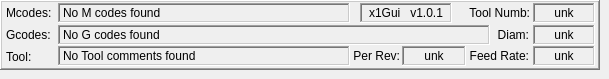
       <widget class="QWidget" name="f11s4_0_status">
        <widget class="QFrame" name="frame_status">
         <property name="geometry">
          <rect>
           <x>0</x>
           <y>0</y>
           <width>600</width>
           <height>70</height>
          </rect>
         </property>
         <property name="minimumSize">
          <size>
           <width>591</width>
           <height>70</height>
          </size>
         </property>
         <property name="maximumSize">
          <size>
           <width>600</width>
           <height>70</height>
          </size>
         </property>
         <property name="frameShape">
          <enum>QFrame::WinPanel</enum>
         </property>
         <property name="frameShadow">
          <enum>QFrame::Raised</enum>
         </property>
         <widget class="QLabel" name="plab_f11s4_0_mcodes_label">
          <property name="geometry">
           <rect>
            <x>6</x>
            <y>3</y>
            <width>52</width>
            <height>20</height>
           </rect>
          </property>
          <property name="text">
           <string>Mcodes:</string>
          </property>
         </widget>
         <widget class="QLabel" name="plab_f11s4_0_gcodes_label">
          <property name="geometry">
           <rect>
            <x>6</x>
            <y>26</y>
            <width>54</width>
            <height>17</height>
           </rect>
          </property>
          <property name="text">
           <string>Gcodes:</string>
          </property>
         </widget>
         <widget class="QLabel" name="plab_f11s4_0_tool_label">
          <property name="geometry">
           <rect>
            <x>6</x>
            <y>48</y>
            <width>54</width>
            <height>17</height>
           </rect>
          </property>
          <property name="text">
           <string>Tool:</string>
          </property>
         </widget>
         <widget class="QLabel" name="plab_f11s4_0_feed_per_rev_label">
          <property name="geometry">
           <rect>
            <x>344</x>
            <y>46</y>
            <width>56</width>
            <height>20</height>
           </rect>
          </property>
          <property name="text">
           <string>Per Rev:</string>
          </property>
          <property name="alignment">
           <set>Qt::AlignRight|Qt::AlignTrailing|Qt::AlignVCenter</set>
          </property>
         </widget>
         <widget class="QLabel" name="plab_f11s4_0_tool_numb_label">
          <property name="geometry">
           <rect>
            <x>456</x>
            <y>3</y>
            <width>74</width>
            <height>20</height>
           </rect>
          </property>
          <property name="text">
           <string>Tool Numb:</string>
          </property>
          <property name="alignment">
           <set>Qt::AlignRight|Qt::AlignTrailing|Qt::AlignVCenter</set>
          </property>
         </widget>
         <widget class="QLabel" name="plab_f11s4_0_tool_diam_label">
          <property name="geometry">
           <rect>
            <x>491</x>
            <y>25</y>
            <width>38</width>
            <height>20</height>
           </rect>
          </property>
          <property name="text">
           <string>Diam:</string>
          </property>
          <property name="alignment">
           <set>Qt::AlignRight|Qt::AlignTrailing|Qt::AlignVCenter</set>
          </property>
         </widget>
         <widget class="QLabel" name="plab_f11s4_0_feed_rate_label">
          <property name="geometry">
           <rect>
            <x>465</x>
            <y>46</y>
            <width>64</width>
            <height>20</height>
           </rect>
          </property>
          <property name="text">
           <string>Feed Rate:</string>
          </property>
          <property name="alignment">
           <set>Qt::AlignRight|Qt::AlignTrailing|Qt::AlignVCenter</set>
          </property>
         </widget>
         <widget class="QLabel" name="lab_f11s4_0_mcode_list">
          <property name="geometry">
           <rect>
            <x>58</x>
            <y>3</y>
            <width>292</width>
            <height>20</height>
           </rect>
          </property>
          <property name="frameShape">
           <enum>QFrame::WinPanel</enum>
          </property>
          <property name="frameShadow">
           <enum>QFrame::Sunken</enum>
          </property>
          <property name="text">
           <string>No M codes found</string>
          </property>
         </widget>
         <widget class="QLabel" name="lab_f11s4_0_gcode_list">
          <property name="geometry">
           <rect>
            <x>58</x>
            <y>25</y>
            <width>432</width>
            <height>20</height>
           </rect>
          </property>
          <property name="frameShape">
           <enum>QFrame::WinPanel</enum>
          </property>
          <property name="frameShadow">
           <enum>QFrame::Sunken</enum>
          </property>
          <property name="text">
           <string>No G codes found</string>
          </property>
         </widget>
         <widget class="QLabel" name="lab_f11s4_0_tool_comment">
          <property name="geometry">
           <rect>
            <x>58</x>
            <y>46</y>
            <width>292</width>
            <height>20</height>
           </rect>
          </property>
          <property name="frameShape">
           <enum>QFrame::WinPanel</enum>
          </property>
          <property name="frameShadow">
           <enum>QFrame::Sunken</enum>
          </property>
          <property name="text">
           <string>No Tool comments found</string>
          </property>
         </widget>
         <widget class="QLabel" name="lab_f11s4_0_feed_per_rev">
          <property name="geometry">
           <rect>
            <x>402</x>
            <y>46</y>
            <width>64</width>
            <height>20</height>
           </rect>
          </property>
          <property name="frameShape">
           <enum>QFrame::WinPanel</enum>
          </property>
          <property name="frameShadow">
           <enum>QFrame::Sunken</enum>
          </property>
          <property name="text">
           <string>unk</string>
          </property>
          <property name="alignment">
           <set>Qt::AlignCenter</set>
          </property>
         </widget>
         <widget class="QLabel" name="lab_f11s4_0_tool_number">
          <property name="geometry">
           <rect>
            <x>533</x>
            <y>3</y>
            <width>62</width>
            <height>20</height>
           </rect>
          </property>
          <property name="frameShape">
           <enum>QFrame::WinPanel</enum>
          </property>
          <property name="frameShadow">
           <enum>QFrame::Sunken</enum>
          </property>
          <property name="text">
           <string>unk</string>
          </property>
          <property name="alignment">
           <set>Qt::AlignCenter</set>
          </property>
         </widget>
         <widget class="QLabel" name="lab_f11s4_0_tool_diameter">
          <property name="geometry">
           <rect>
            <x>533</x>
            <y>25</y>
            <width>62</width>
            <height>20</height>
           </rect>
          </property>
          <property name="frameShape">
           <enum>QFrame::WinPanel</enum>
          </property>
          <property name="frameShadow">
           <enum>QFrame::Sunken</enum>
          </property>
          <property name="text">
           <string>unk</string>
          </property>
          <property name="alignment">
           <set>Qt::AlignCenter</set>
          </property>
         </widget>
         <widget class="QLabel" name="lab_f11s4_0_feed_rate">
          <property name="geometry">
           <rect>
            <x>533</x>
            <y>46</y>
            <width>62</width>
            <height>20</height>
           </rect>
          </property>
          <property name="frameShape">
           <enum>QFrame::WinPanel</enum>
          </property>
          <property name="frameShadow">
           <enum>QFrame::Sunken</enum>
          </property>
          <property name="text">
           <string>unk</string>
          </property>
          <property name="alignment">
           <set>Qt::AlignCenter</set>
          </property>
         </widget>
         <widget class="QLabel" name="plab_f11s4_0_interp">
          <property name="geometry">
           <rect>
            <x>360</x>
            <y>3</y>
            <width>92</width>
            <height>20</height>
           </rect>
          </property>
          <property name="frameShape">
           <enum>QFrame::WinPanel</enum>
          </property>
          <property name="frameShadow">
           <enum>QFrame::Sunken</enum>
          </property>
          <property name="text">
           <string>x1Gui   v1.0.1</string>
          </property>
          <property name="alignment">
           <set>Qt::AlignCenter</set>
          </property>
         </widget>
        </widget>
       </widget>
